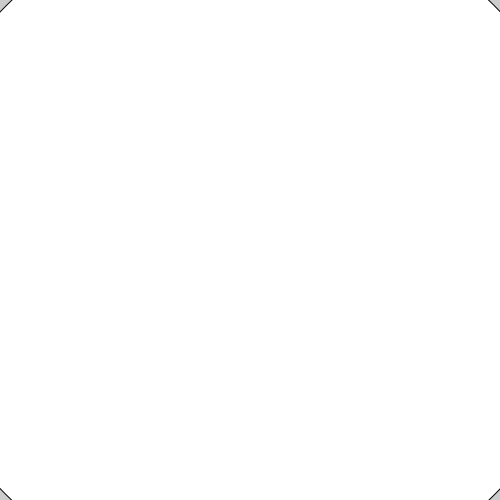
Frame 1 (no input)
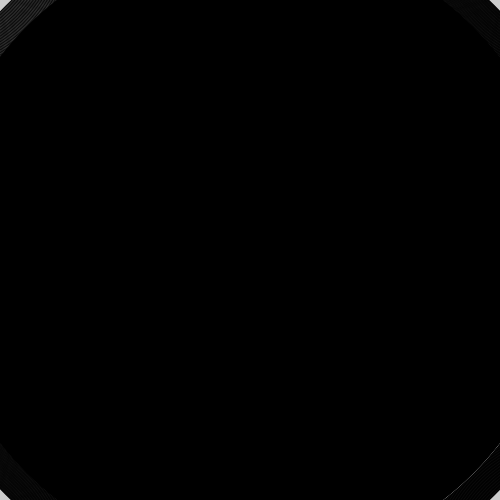
Frame 60 (the mouse pressed at the canvas centre just before this capture)
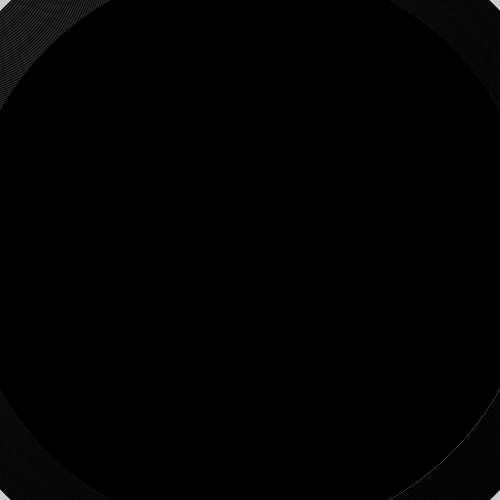
Frame 120 (the mouse held since frame 60 and released just before this capture)

The Processing sketch that drew these frames (run headless with seeded random() and noise(); from frame 60 on, the mouse is pressed at the canvas centre):

// Processing sketch: epilepsy
// ── epilepsy.pde
int sub=9;
void setup() {
  size(500, 500);
   
}
void draw() {
  
    
    if(sub<700){
   if(sub%2==0){
     fill(0,0,0);
 ellipse(250,250,700-sub,700-sub); 
sub=sub+1;
}else{
  fill(255,255,255);
  ellipse(250,250,700-sub,700-sub);
  sub=sub+1;
    }
}} 
